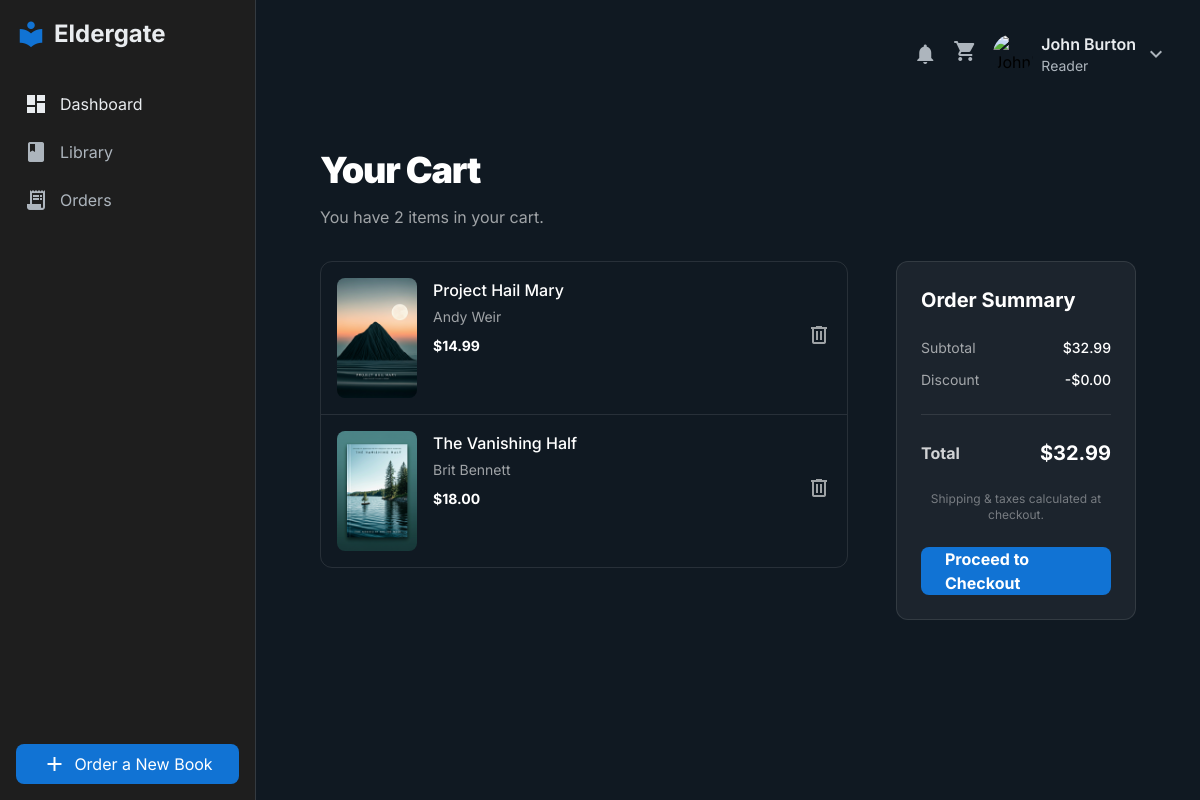
The page /account/cart/ (signed in) on the database its author committed.
### accounts/models.py (models this page shows)
class EldergateLibraryUser(models.Model):
    id = models.AutoField(primary_key=True)
    username = models.CharField(max_length=100, unique=True)
    password = models.CharField(max_length=100)
    email = models.CharField(max_length=100)
    First_Name = models.CharField(max_length=100)
    Last_Name = models.CharField(max_length=100)
    date_joined = models.DateTimeField(auto_now_add=True)
    last_login = models.DateTimeField(blank=True, null=True)
    is_active = True
    USER_TYPE_CHOICES = [
        ('Reader', 'Reader'),
        ('Librarian', 'Librarian'),
        ('Administrator', 'Administrator'),
    ]
    model_name = models.CharField(
        max_length=100,
        choices=USER_TYPE_CHOICES,
        default='Reader',
    )
    current_reading = models.ForeignKey(Book, on_delete=models.CASCADE, null=True, blank=True)
    reading_progress = models.IntegerField(default=0)

class CartItem(models.Model):
    cart = models.ForeignKey(Cart, on_delete=models.CASCADE, related_name='items')
    book = models.ForeignKey(Book, on_delete=models.CASCADE)

### books/models.py (models this page shows)
class Book(models.Model):
    id = models.AutoField(primary_key=True)
    title = models.CharField(max_length=100)
    author = models.CharField(max_length=100)
    description = models.TextField()
    isbn = models.CharField(max_length=13)
    publisher = models.CharField(max_length=100)
    publication_date = models.DateField()
    category = models.ForeignKey(Category, on_delete=models.CASCADE, default=0)
    subcategory = models.ForeignKey(SubCategory, on_delete=models.CASCADE, null=True, blank=True)
    total_pages = models.IntegerField()
    price = models.DecimalField(max_digits=10, decimal_places=2)
    is_trending = models.BooleanField(default=False)
    cover_image = models.ImageField(upload_to='book_covers/')
    pdf_link = models.FileField(upload_to='books/')
    timestamp = models.DateTimeField(auto_now_add=True)

### accounts/views.py (the view)
# urls.py: path('cart/', views.cart_view, name='cart'),
def cart_view(request):
    if request.session.get('is_authenticated'):
        user = request.user
        cart, created = Cart.objects.get_or_create(user=user)
        cart_items = cart.items.all()
        cart_items_count = cart_items.count()
        total_price = sum(item.book.price for item in cart_items)
        discount = 0.00
        return render(request, 'app/cart.html', {
            'user': user,
            'cart': cart,
            'cart_items': cart_items,
            'total_price': f'{total_price:.2f}',
            'discount': f'{discount:.2f}',
            'cart_items_count': cart_items_count
        })
    else:
        return redirect('login')

### templates/app/cart.html (shortened to what this page needs)
{% extends 'layout.html' %}
{% block content %}
{% include 'includes/header.html' %}
<main class="w-full max-w-7xl mx-auto px-4 sm:px-6 lg:px-8 py-10">
    <div class="flex min-w-72 flex-col gap-3 mb-8">
        <h1 class="text-white text-4xl font-black leading-tight tracking-[-0.033em]">Your Cart</h1>
        <p class="text-white/60 text-base font-normal leading-normal">You have <span id="cart-item-count">{{ cart_items_count }}</span> items in your cart.</p>
    </div>
    <div id="cart-content" class="grid grid-cols-1 lg:grid-cols-3 gap-8 lg:gap-12 items-start {% if not cart_items %}hidden{% endif %}">
        <div class="lg:col-span-2 flex flex-col gap-4">
            <div id="cart-items-container" class="flex flex-col border border-white/10 rounded-xl divide-y divide-white/10">
                {% for item in cart_items %}
                <div class="flex flex-col sm:flex-row gap-4 bg-transparent p-4 justify-between items-center cart-list-item">
                    <div class="flex items-start gap-4 w-full">
                        <div class="bg-center bg-no-repeat aspect-[2/3] bg-cover rounded-lg w-20 flex-shrink-0"
                            style='background-image: url("{{ item.book.cover_image.url }}");'>
                        </div>
                        <div class="flex flex-1 flex-col justify-center gap-1">
                            <p class="text-white text-base font-medium leading-normal">{{ item.book.title }}</p>
                            <p class="text-white/60 text-sm font-normal leading-normal">{{ item.book.author }}</p>
                            <p class="text-white text-sm font-bold leading-normal pt-1">${{ item.book.price }}</p>
                        </div>
                    </div>
                    <div class="flex items-center justify-between w-full sm:w-auto sm:justify-end gap-4">
                        <button class="text-white/60 hover:text-white transition-colors">
                            <span class="material-symbols-outlined" data-remove-cart-btn data-item-id="{{ item.id }}">delete</span>
                        </button>
                    </div>
                </div>
                {% endfor %}
            </div>
        </div>
        <div class="lg:col-span-1">
            <div class="sticky top-10 flex flex-col gap-6 bg-white/5 border border-white/10 rounded-xl p-6">
                <h3 class="text-white text-xl font-bold">Order Summary</h3>
                <div class="flex flex-col gap-3 border-b border-white/10 pb-6">
                    <div class="flex justify-between items-center">
                        <p class="text-white/60 text-sm">Subtotal</p>
                        <p id="subtotal-price" class="text-white text-sm font-medium">${{ total_price }}</p>
                    </div>
                    <div class="flex justify-between items-center">
                        <p class="text-white/60 text-sm">Discount</p>
                        <p class="text-white text-sm font-medium">-${{ discount }}</p>
                    </div>
                </div>
                <div class="flex justify-between items-center">
                    <p class="text-white/80 text-base font-bold">Total</p>
                    <p id="total-price" class="text-white text-xl font-bold">${{ total_price }}</p>
                </div>
                <p class="text-center text-white/40 text-xs">Shipping &amp; taxes calculated at checkout.</p>
                <a href="{% url 'checkout' %}"
                    class="w-full flex items-center justify-center rounded-lg h-12 px-6 bg-primary text-white text-base font-bold hover:bg-primary/90 transition-colors">
                    Proceed to Checkout
                </a>
            </div>
        </div>
    </div>
</main>
{% endblock %}

### templates/includes/header.html (shortened to what this page needs)
<header class="flex justify-between items-center mb-8">
    <div class="flex items-center space-x-4">
        <span class="material-icons text-subtext-light dark:text-subtext-dark cursor-pointer">notifications</span>
        <a href="{% url 'cart' %}"><span class="material-icons text-subtext-light dark:text-subtext-dark cursor-pointer">shopping_cart</span></a>
        <div class="flex items-center space-x-2">
            <img alt="{{ user.First_Name }}'s profile picture" class="w-10 h-10 rounded-full" src="https://static.vecteezy.com/system/resources/previews/018/765/757/non_2x/user-profile-icon-in-flat-style-member-avatar-illustration-on-isolated-background-human-permission-sign-business-concept-vector.jpg"/>
            <div>
                <p class="font-semibold text-text-light dark:text-text-dark">{{ user.First_Name }} {{ user.Last_Name }}</p>
                <p class="text-sm text-subtext-light dark:text-subtext-dark">{{ user.model_name }}</p>
            </div>
            <div class="relative inline-block text-left">
                <button type="button" class="flex items-center focus:outline-none" id="menu-button" aria-expanded="true" aria-haspopup="true">
                    <span class="material-icons text-subtext-light dark:text-subtext-dark cursor-pointer">expand_more</span>
                </button>
            </div>
        </div>
    </div>
</header>

### templates/layout.html (style rules this page uses)
body { font-family: 'Inter', sans-serif; }

### rows shown on the page
EldergateLibraryUser: First_Name "John", Last_Name "Burton", model_name "Reader"
CartItem: book.cover_image (picture), book "Project Hail Mary", book.author "Andy Weir", book.price "14.99"
CartItem: book.cover_image (picture), book "The Vanishing Half", book.author "Brit Bennett", book.price "18.00"

### other values the page prints
{{ cart_items_count }} "2"
{{ total_price }} "32.99"
{{ discount }} "0.00"
